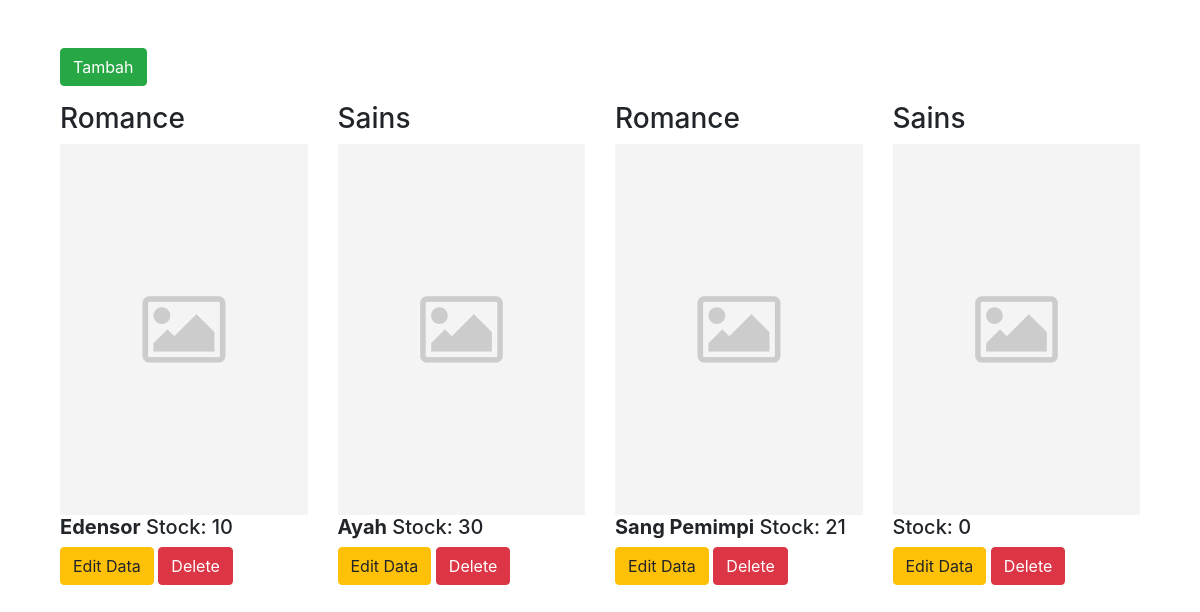
The page / on the database its author committed.
### tables this page shows
CREATE TABLE `books` (
  `id` int(5) NOT NULL,
  `name` varchar(255) NOT NULL,
  `stok` int(5) NOT NULL,
  `image` varchar(20) NOT NULL,
  `deskripsi` text NOT NULL,
  `category_id` int(5) NOT NULL
);

CREATE TABLE `categories` (
  `id` int(5) NOT NULL,
  `name` varchar(50) NOT NULL
);

### application/controllers/Home.php (called while the page is built, shortened)
<?php
class Home extends CI_Controller {
	function __construct(){
		$this->load->model('m_home');
	}
	public function index()
	{
		$data['books'] = $this->m_home->readdata()->result();
		$this->load->view('templates/v_header');
		$this->load->view('v_home', $data);
		$this->load->view('templates/v_footer');
	}
}

### index.php (called while the page is built, shortened)
<?php
require_once BASEPATH.'core/CodeIgniter.php';

### application/models/m_home.php (called while the page is built, shortened)
<?php
class M_Home extends CI_Controller {
	public function readdata()
	{
        $this->db->select('categories.name as categoryName,books.id, books.name as bookName, books.stok, books.image, books.deskripsi')
                ->from('books')
                ->join('categories', 'books.category_id=categories.id');
        $query = $this->db->get();
        return $query;
    }
}

### application/views/v_home.php (the view)
<div class="container">
    <div class="content mt-5">
        <div class="col-sm-12">
            <a href="<?= site_url('home/tambahPage'); ?>" class="btn btn-success">Tambah</a>
        </div>
        <div class="col-lg-12 mt-3">
            <div class="row">
                <?php foreach($books as $book) { ?>
                <div class="col-lg-3">
                    <h3><?= $book->categoryName; ?></h3>
                    <img class="w-100" src="<?= base_url('assets/'); echo $book->image; ?>" alt="">
                    <h5><strong><?= $book->bookName; ?></strong> Stock: <?= $book->stok; ?></h5>
                    <a href="<?= site_url('home/editPage/'); echo $book->id; ?>" class="btn btn-warning">Edit Data</a>
                    <a href="<?= site_url('home/delete/'); echo $book->id;?>" class="btn btn-danger">Delete</a>
                </div>
                <?php } ?>
            </div>
        </div>
    </div>
</div>

### application/views/templates/v_header.php (shortened to what this page needs)
<!DOCTYPE html>
<html lang="en">
<head>
    <link rel="stylesheet" href="https://stackpath.bootstrapcdn.com/bootstrap/4.3.1/css/bootstrap.min.css"
>
    <link rel="stylesheet" href="<?= base_url('assets/style.css'); ?>">
</head>
<body>

### application/views/templates/v_footer.php (shortened to what this page needs)
</body>
</html>

### rows shown on the page
books: category.name "Romance", image (placeholder picture), name "Edensor", stok "10"
books: category.name "Sains", image (placeholder picture), name "Ayah", stok "30"
books: category.name "Romance", image (placeholder picture), name "Sang Pemimpi", stok "21"
books: category.name "Sains", image (placeholder picture), stok "0"
